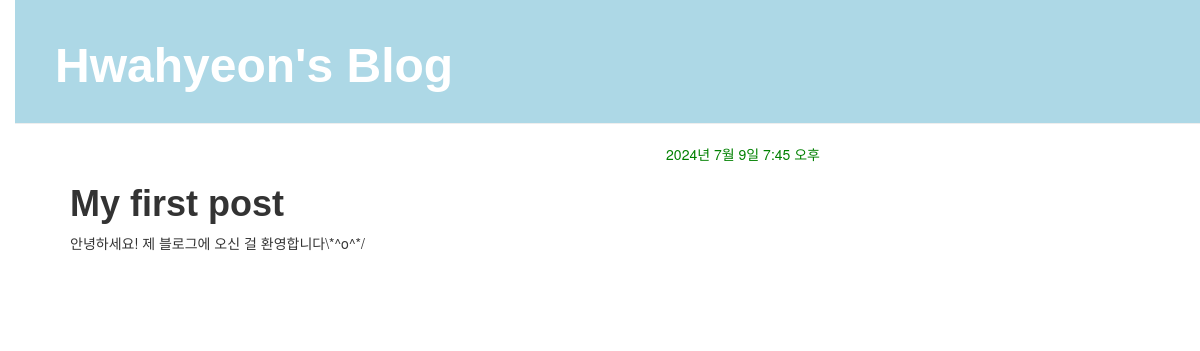
Before: /post/2/ with the older database file.
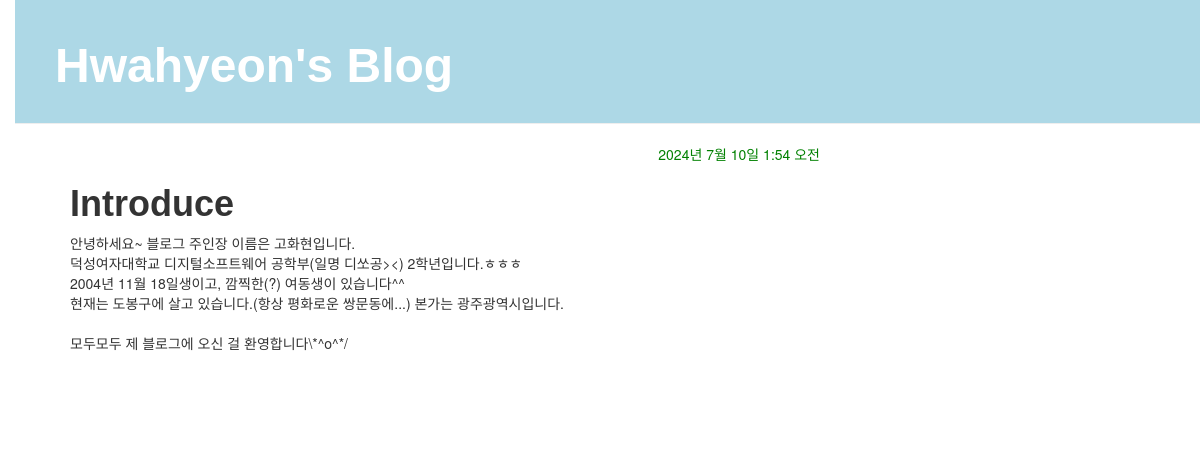
After: the same page with the newer database file.
### blog/models.py (models this page shows, shortened)
class Post(models.Model):
    author = models.ForeignKey(settings.AUTH_USER_MODEL, on_delete=models.CASCADE)
    title = models.CharField(max_length=200)
    text = models.TextField()
    created_date = models.DateTimeField(
            default=timezone.now)
    published_date = models.DateTimeField(
            blank=True, null=True)

### blog/views.py (the view)
# urls.py: path('post/<int:pk>/', views.post_detail, name='post_detail'),
def post_detail(request, pk):
    post=get_object_or_404(Post, pk=pk)
    return render(request, 'blog/post_detail.html', {'post': post})

### blog/templates/blog/post_detail.html (shortened to what this page needs)
{% extends 'blog/base.html' %}
{% block content %}
    <div class="post">
        {% if post.published_date %}
            <div class="date">
                {{ post.published_date }}
            </div>
        {% endif %}
        <h1>{{ post.title }}</h1>
        <p>{{ post.text|linebreaksbr }}</p>
    </div>
{% endblock %}

Changed rows visible on the page:
changed Post: published_date "2024년 7월 9일 7:45 오후" → "2024년 7월 10일 1:54 오전"; title "My first post" → "Introduce"; text "안녕하세요! 제 블로그에 오신 걸 환영합니다\\*^o^*/" → "안녕하세요~ 블로그 주인장 이름은 고화현입니다. 덕성여자대학교 디지털소프트웨어 공학부(일명 디쏘공><) 2학년입니다.ㅎㅎㅎ 2004년 11월 18일생이고, 깜찍한(?) 여동생이 있습니다^^ 현재는 도봉구에 살고 있습니다.(항상 평화로운 쌍문동에...) 본가는 광주광역시입니다. 모두모두 제 블로그에 오신 걸 환영합니다\\*^o^*/"
